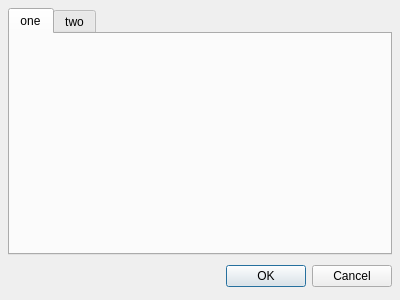
<ui version="4.0" >
 <author></author>
 <comment></comment>
 <exportmacro></exportmacro>
 <class>CrystalViewer</class>
 <widget class="QDialog" name="CrystalViewer" >
  <property name="geometry" >
   <rect>
    <x>0</x>
    <y>0</y>
    <width>400</width>
    <height>300</height>
   </rect>
  </property>
  <property name="windowTitle" >
   <string>Dialog</string>
  </property>
  <layout class="QGridLayout" >
   <property name="margin" >
    <number>8</number>
   </property>
   <property name="spacing" >
    <number>6</number>
   </property>
   <item row="0" column="0" >
    <widget class="QTabWidget" name="tabWidget" >
     <widget class="QWidget" name="tab" >
      <attribute name="title" >
       <string>one</string>
      </attribute>
     </widget>
     <widget class="QWidget" name="one" >
      <attribute name="title" >
       <string>two</string>
      </attribute>
     </widget>
    </widget>
   </item>
   <item row="1" column="0" >
    <layout class="QHBoxLayout" >
     <property name="margin" >
      <number>0</number>
     </property>
     <property name="spacing" >
      <number>6</number>
     </property>
     <item>
      <spacer>
       <property name="orientation" >
        <enum>Qt::Horizontal</enum>
       </property>
       <property name="sizeHint" >
        <size>
         <width>131</width>
         <height>31</height>
        </size>
       </property>
      </spacer>
     </item>
     <item>
      <widget class="QPushButton" name="okButton" >
       <property name="text" >
        <string>OK</string>
       </property>
      </widget>
     </item>
     <item>
      <widget class="QPushButton" name="cancelButton" >
       <property name="text" >
        <string>Cancel</string>
       </property>
      </widget>
     </item>
    </layout>
   </item>
  </layout>
 </widget>
 <pixmapfunction></pixmapfunction>
 <resources/>
 <connections>
  <connection>
   <sender>okButton</sender>
   <signal>clicked()</signal>
   <receiver>CrystalViewer</receiver>
   <slot>accept()</slot>
   <hints>
    <hint type="sourcelabel" >
     <x>278</x>
     <y>253</y>
    </hint>
    <hint type="destinationlabel" >
     <x>96</x>
     <y>254</y>
    </hint>
   </hints>
  </connection>
  <connection>
   <sender>cancelButton</sender>
   <signal>clicked()</signal>
   <receiver>CrystalViewer</receiver>
   <slot>reject()</slot>
   <hints>
    <hint type="sourcelabel" >
     <x>369</x>
     <y>253</y>
    </hint>
    <hint type="destinationlabel" >
     <x>179</x>
     <y>282</y>
    </hint>
   </hints>
  </connection>
 </connections>
</ui>
